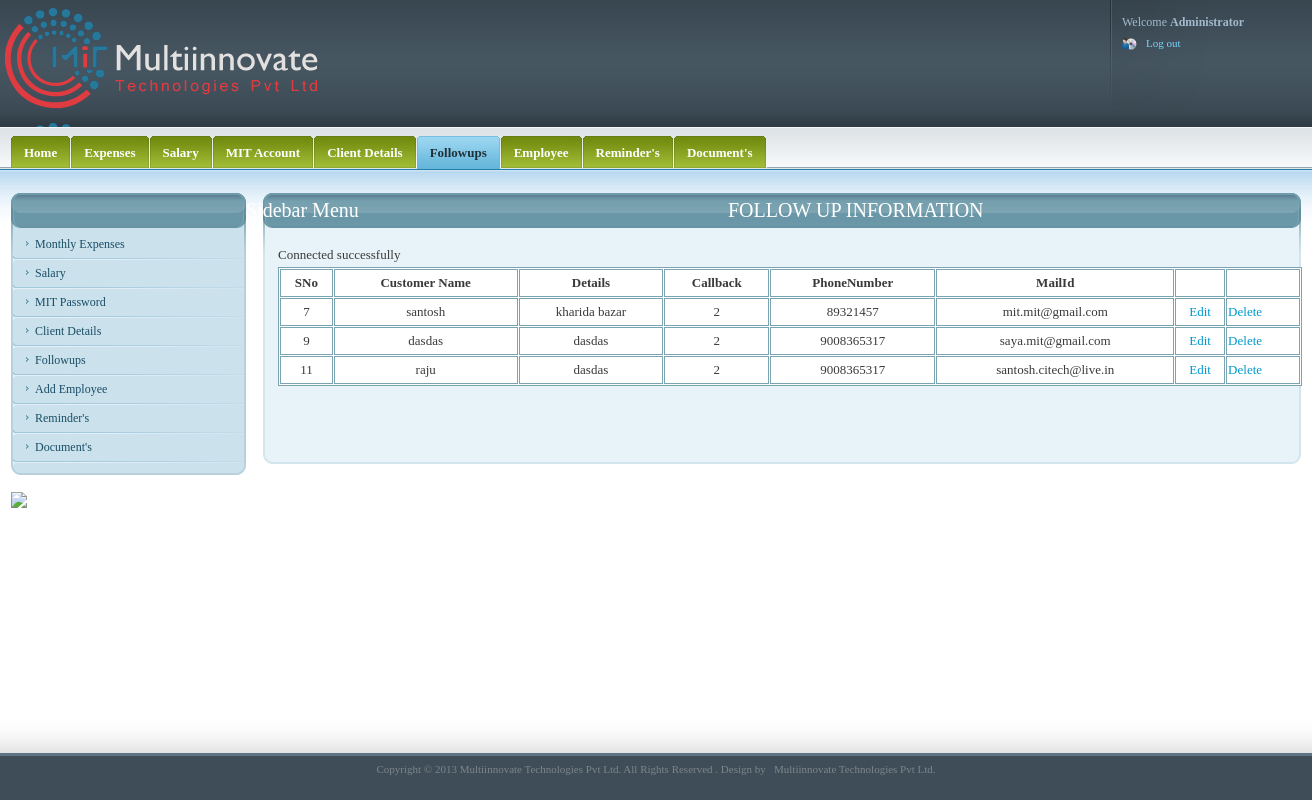
The app's page /followupedit.php with its own data.
### tables this page shows
CREATE TABLE IF NOT EXISTS `followups` (
  `id` int(11) NOT NULL AUTO_INCREMENT,
  `customername` varchar(150) NOT NULL,
  `details` varchar(500) NOT NULL,
  `callback` bigint(11) NOT NULL,
  `phonenumber` bigint(11) NOT NULL,
  `mailid` varchar(150) NOT NULL,
  PRIMARY KEY (`id`)
);

### followupedit.php (the view, shortened to what this page needs)
<!DOCTYPE html PUBLIC "-//W3C//DTD XHTML 1.0 Strict//EN" "http://www.w3.org/TR/xhtml1/DTD/xhtml1-strict.dtd">
<html xmlns="http://www.w3.org/1999/xhtml">
<head>
<link media="screen" rel="stylesheet" type="text/css" href="css/admin.css"  />
 <link rel="stylesheet" href="http://code.jquery.com/ui/1.10.2/themes/smoothness/jquery-ui.css" />
  <link rel="stylesheet" href="/resources/demos/style.css" />
</head>
<body>
	<div id="wrapper">
		<div id="head">
			<div id="logo_user_details">
				<h1 id="logo"><a href="#">websitename Administration Panel</a></h1>
				<div id="user_details">
					<ul id="user_details_menu">
						<li>Welcome <strong>Administrator</strong></li>
						<li>
							<ul id="user_access">
							<li class="last"><a href="index.php">Log out</a></li>
							</ul>
						</li>
					</ul>
				</div>
			</div>
			<div id="menus_wrapper">
			  <div id="main_menu">
					<ul>
						<li><a href="home.php"><span><span>Home</span></span></a></li>
                        <li><a href="monthlyview.php"><span><span>Expenses</span></span></a></li>
                           <li><a href="salaryview.php"><span><span>Salary</span></span></a></li>
						<li><a href="passview.php"><span><span>MIT Account</span></span></a></li>
						<li><a href="clientview.php"><span><span>Client Details</span></span></a></li>
						<li><a href="followupview.php"  class="selected"><span><span>Followups</span></span></a></li>
                        	<li><a href="AddEmployeeView.php"><span><span>Employee</span></span></a></li>
						<li><a href="reminders.php"><span><span>Reminder's</span></span></a></li>
                        <li><a href="Documents.php"><span><span>Document's</span></span></a></li>
					</ul>
				</div>
			</div>
		</div>
  <div id="content">
			<div id="page">
				<div class="inner">
					<div class="section">
						<div class="title_wrapper">
							<h2 style="margin-left:450px;">FOLLOW UP INFORMATION</h2>
							<span class="title_wrapper_left"></span>
							<span class="title_wrapper_right"></span>
						</div>
				  <div class="section_content">
							<div class="sct">
								<div class="sct_left">
									<div class="sct_right">
										<div class="sct_left">
											<div class="sct_right">
												<form action="mitpass.php" method="post" class="search_form general_form">
													<fieldset>
														<div class="forms">
														<?php
include "includes/db_con.php";
$query = "select * from  followups";
$result= mysql_query($query);
if(mysql_num_rows($result)>0)
	{
echo"<table id='table_struct' border='1' bordercolor='7BA4B1' cellspacing='1' cellpadding='1' bgcolor='#FFFFFF' width='1024px' ><tr class='tr_class'>
<th align='center'>SNo</th>
<th align='center'>Customer Name</th>
<th align='center'>Details</th>
<th align='center'> Callback</th>
<th align='center'>PhoneNumber</th>
<th align='center'>MailId</th>
<th></th>
<th></th>
</tr>";
while($row = mysql_fetch_array($result))
  {
  echo "<tr>";
  echo "<td align='center'>" .$row['id'] . "</td>";
  echo "<td align='center'>" . $row['customername'] . "</td>";
  echo "<td align='center'>" . $row['details'] . "</td>";
  echo "<td align='center'>" . $row['callback'] . "</td>";
  echo "<td align='center'>" . $row['phonenumber'] . "</td>";
  echo "<td align='center'>" . $row['mailid'] . "</td>";
  echo "<td align='center'><a  style='cursor:pointer;color:#0099CC' href='followupeditcon.php?id=".$row['id']."'>Edit</a></td>";
  $id=$row['id'];
  echo "<td style='cursor:pointer;color:#0099CC'><a onclick='var con = confirm(\"R u sure?\"); if(con){window.location=\"followupdeletecontent.php?id=$id\"}'>Delete</a></td>";
  echo "</tr>";
  }
echo "</table>";
}
else
echo "No Records Found";
?>
?><br/><br/>
                                                  	<div class="row">
														</div>
														</div>
													</fieldset>
									        </form>
											</div>
										</div>
									</div>
								</div>
							</div>
							<span class="scb"><span class="scb_left"></span><span class="scb_right"></span></span>
						</div>
					</div>
				</div>
			</div>
			<div id="sidebar">
				<div class="inner">
					<div class="section">
						<div class="title_wrapper">
							<h2>Sidebar Menu</h2>
							<span class="title_wrapper_left"></span>
							<span class="title_wrapper_right"></span>
						</div>
				  <div class="section_content">
							<div class="sct">
								<div class="sct_left">
									<div class="sct_right">
										<div class="sct_left">
											<div class="sct_right">
												<ul class="sidebar_menu">
                        <li><a href="monthlyexpenses.php"><span><span>Monthly Expenses</span></span></a></li>
                        <li><a href="salary.php"><span><span>Salary</span></span></a></li>
						<li><a href="mitpassword.php" class="selected"><span><span>MIT Password</span></span></a></li>
						<li><a href="clientdetails.php"><span><span>Client Details</span></span></a></li>
						<li><a href="followup.php"><span><span>Followups</span></span></a></li>
                        <li><a href="addemployee.php"><span><span>Add Employee</span></span></a></li>
						<li><a href="reminders.php"><span><span>Reminder's</span></span></a></li>
                        <li><a href="Documents.php"><span><span>Document's</span></span></a></li>
                                                   </ul>
											</div>
										</div>
									</div>
								</div>
							</div>
							<span class="scb"><span class="scb_left"></span><span class="scb_right"></span></span>
						</div>
					</div>
					<div class="section_content">
							<img src="images/chitfundside.jpg"/>
						</div>
				</div>
			</div>
		</div>
	</div>
	<div id="footer">
		<div id="footer_inner">
	<center><p> Copyright &copy; 2013  Multiinnovate Technologies Pvt Ltd. All Rights Reserved . Design by &nbsp; <a href="http://www.multiinnovate.com" title="Multiinnovate Technologies"
target="_blank">Multiinnovate Technologies Pvt Ltd.</a></p></center>
		</div>
	</div>
</body>
</html>

### css/style.css (style rules this page uses)
.title_wrapper h2 { margin-left:220px; }

### css/forms.css (style rules this page uses)
.general_form, .general_form fieldset { margin: 0; padding: 0; border: 0; }
.general_form fieldset { width: 100%; overflow: hidden; padding: 0; position: relative; top: 0; left: 0; }
.forms { float: left; width: 620px; }
.general_form { font-size: 13px; line-height: 24px; }
.general_form .row { width: 1000px; overflow: hidden; padding: 0px 0px 15px; float: left; }
.general_form .forms { width: 80%; }

### records on screen
followups: id "7", customername "santosh", details "kharida bazar", callback "2", phonenumber "89321457", mailid "mit.mit@gmail.com"
followups: id "9", customername "dasdas", details "dasdas", callback "2", phonenumber "9008365317", mailid "saya.mit@gmail.com"
followups: id "11", customername "raju", details "dasdas", callback "2", phonenumber "9008365317", mailid "santosh.citech@live.in"
